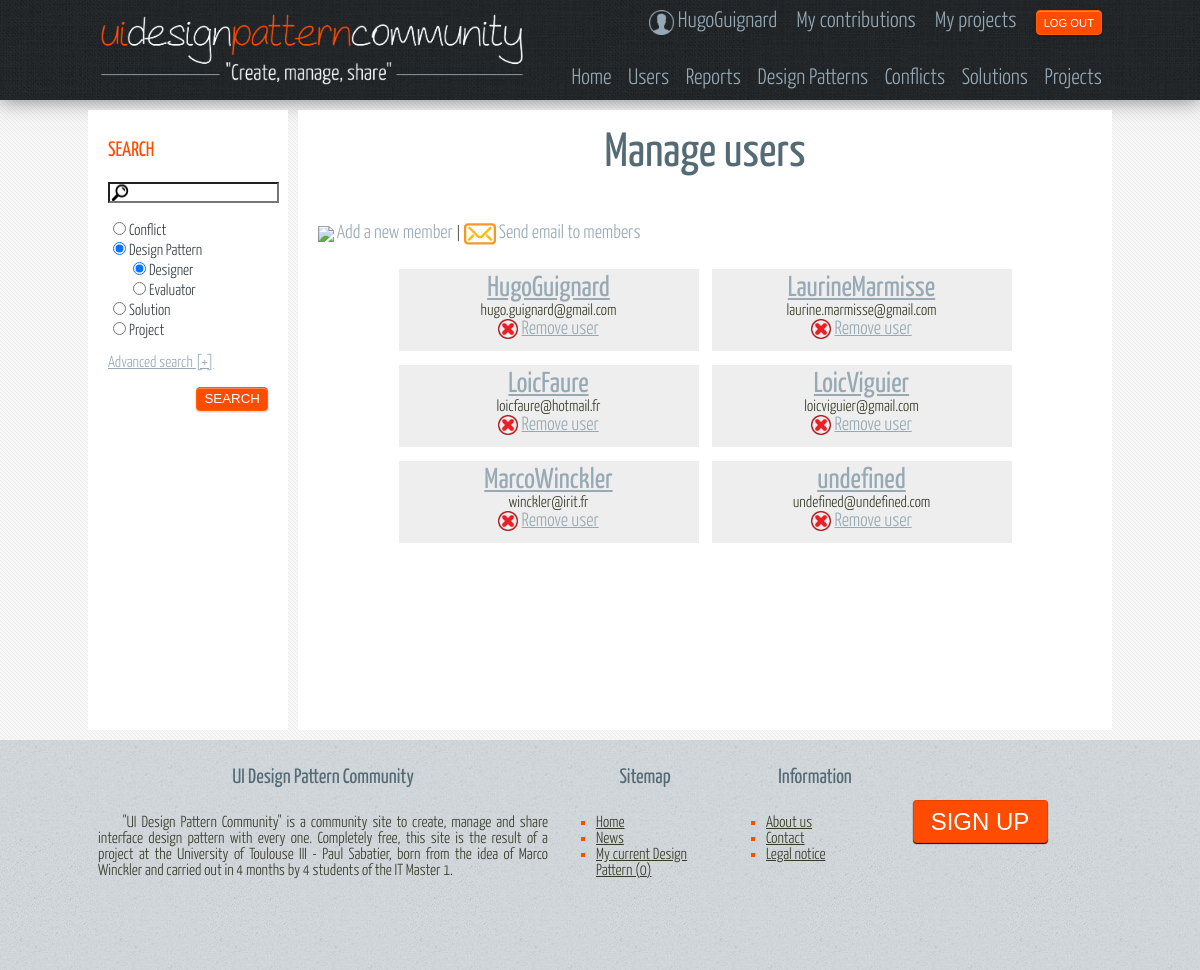
The app's page /view/manageUsers.php (signed in) with its own data.
### tables this page shows
CREATE TABLE IF NOT EXISTS `User` (
  `login` VARCHAR(30) NOT NULL,
  `pwd` VARCHAR(32) NOT NULL,
  `lastname` VARCHAR(30) NULL DEFAULT NULL,
  `firstname` VARCHAR(30) NULL DEFAULT NULL,
  `mail` VARCHAR(30) NOT NULL,
  `logo` VARCHAR(60) NULL DEFAULT NULL,
  `typeUser` ENUM('Classic','Admin') NOT NULL,
  PRIMARY KEY (`login`));

### model/implementation/Database.php (called while the page is built, shortened)
<?php
class Database {
    private static $bdd = NULL;
    private static function connect() {
        try{
            return new PDO('mysql:host=localhost;dbname=db_dpi', 'hl3_pack', 'hl3_pack');
        } catch (Exception $e) {
            die('Erreur : ' . $e->getMessage());
        }
    }
    public static function getConnection() {
        if (Database::$bdd == NULL) {
            Database::$bdd = Database::connect();
        }
        return Database::$bdd;
    }
    public static function getAllData($req) {
        $bdd = Database::getConnection();
        $reponse = $bdd->query($req);
        return $reponse;
    }
}
?>

### controller/toolkit/ToolkitAdmin.php (the view, shortened to what this page needs)
<?php
class ToolkitAdmin{
    public static function displayUserBox($dataToDisplay) {
        if ($dataToDisplay->rowCount() == 0) {
            echo 'No conflicts.';
        } else {
            echo "<center><table style=\"text-align:center\">";
            $i = 0;
            foreach ($dataToDisplay as $row) {
                if ($i == 0) {
                    echo "<tr><td width=\"300px\" style=\"padding-right:10px\">";
                    echo "<article class=\"boxUsers\" id=\"article_".$row['login']."\">";
                    echo "<h2><a href=\"user.php?user=".$row['login']."\">".$row['login']."</a></h2>".$row['mail']."";
                    echo "<br/><div id=\"lienDescr\"><img src=\"../img/vrac/croix.png\" style=\"vertical-align:middle;width:20px\"/>  <a href=\"/site/controller/deleteUser.php?login=".$row['login']."\">Remove user</a></div>";
                    echo "</article></td>";
                    $i++;
                } else {
                    echo "<td width=\"300px\">";
                    echo "<article class=\"boxUsers\" id=\"article_".$row['login']."\">";
                    echo "<h2><a href=\"user.php?user=".$row['login']."\">".$row['login']."</a></h2>".$row['mail']."";
                    echo "<br/><div id=\"lienDescr\"><img src=\"../img/vrac/croix.png\" style=\"vertical-align:middle;width:20px\"/>  <a href=\"/site/controller/deleteUser.php?login=".$row['login']."\">Remove user</a></div>";
                    echo "</article>";
                    echo "</td></tr>";
                    $i = 0;
                }
            }
            echo "</table></center>";
        }
    }
}

### records on screen
user: login "HugoGuignard", mail "hugo.guignard@gmail.com"
user: login "LaurineMarmisse", mail "laurine.marmisse@gmail.com"
user: login "LoicFaure", mail "loicfaure@hotmail.fr"
user: login "LoicViguier", mail "loicviguier@gmail.com"
user: login "MarcoWinckler", mail "winckler@irit.fr"
user: login "undefined", mail "undefined@undefined.com"

### other values on screen
$session->login "HugoGuignard"
$nb "0"
